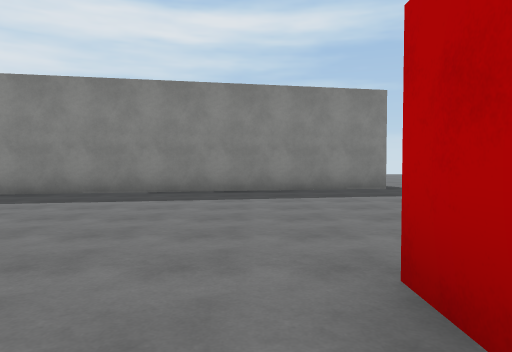
view 1 (above)

19 first-person views from a walk through a 3-D level made in the Unity game engine. The camera is 1.3 m above the floor, tilts 2° down and sees 70° across. The floor is counted in squares, 2 m on a side. Each view is taken from the middle of a square. On the plan, view 1 faces up. The plan holds only what a view shows up to about 11 squares ahead; the rest is blank. The place goes on beyond the plan. The player is left out. Surface patterns are stand-ins for the level's own textures.

view 2
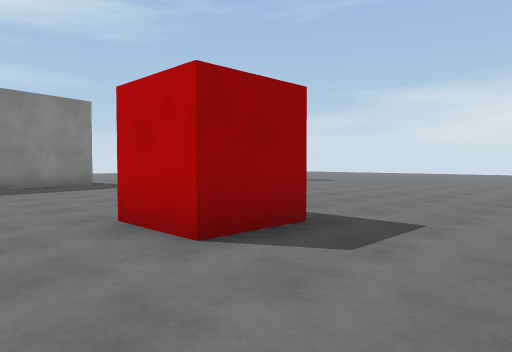

view 3
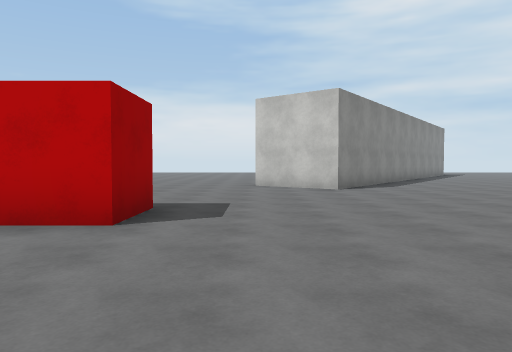

view 4
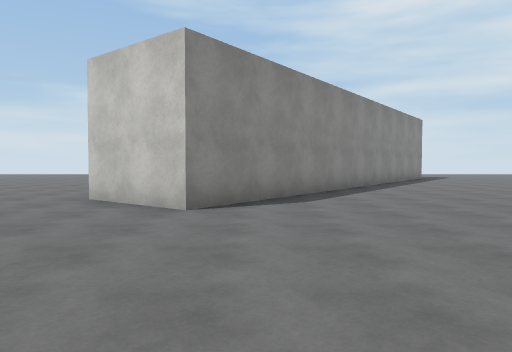

view 5
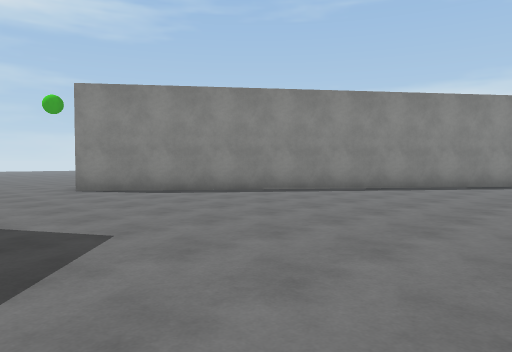

view 6
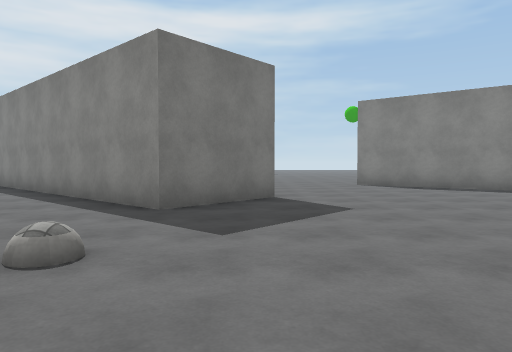

view 7
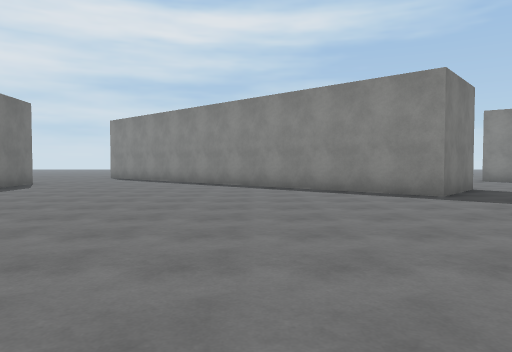

view 8
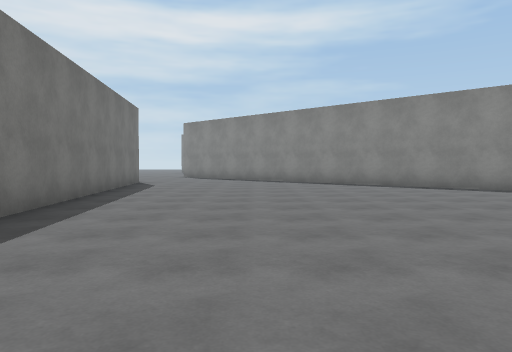

view 9
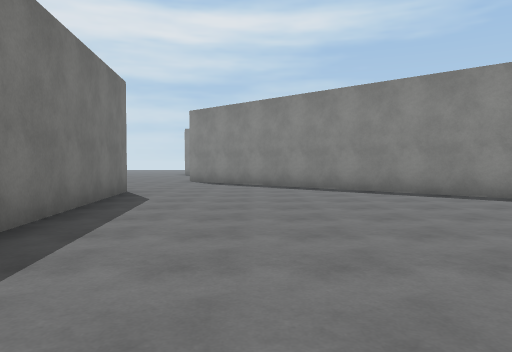

view 10
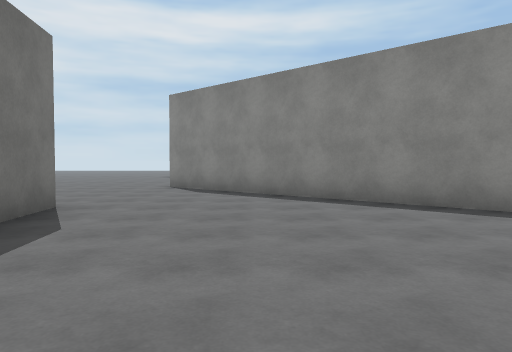

view 11
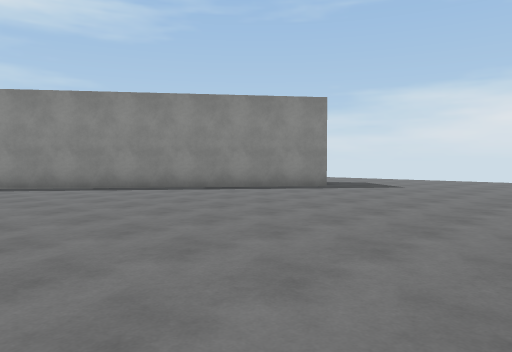

view 12
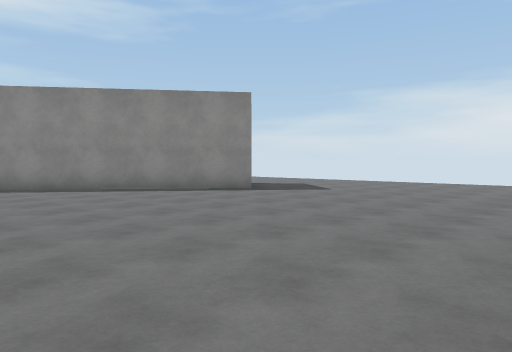

view 13
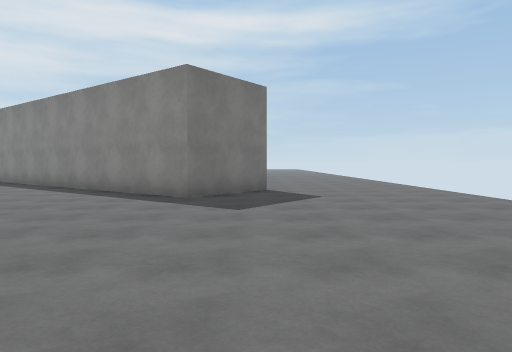

view 14
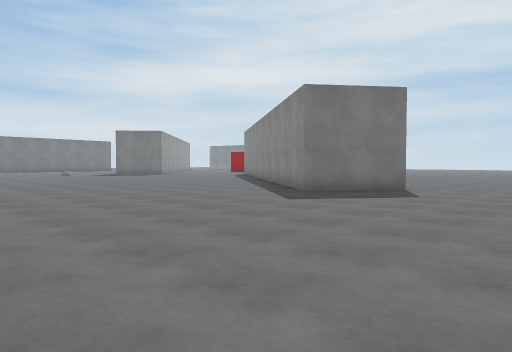

view 15
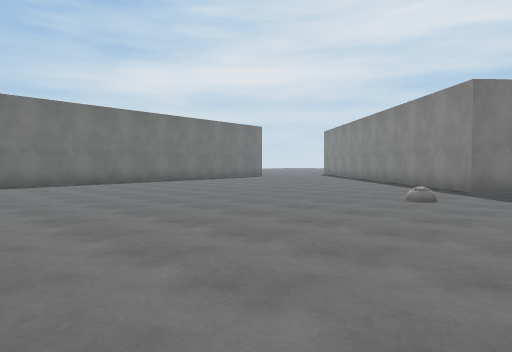

view 16
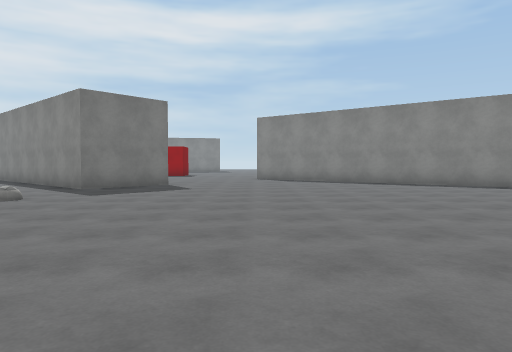

view 17
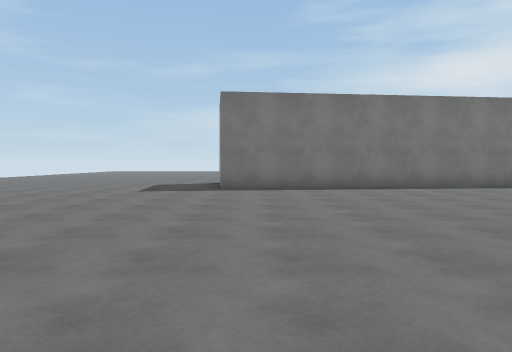

view 18
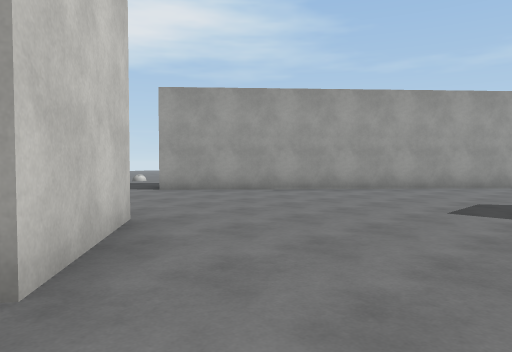

view 19
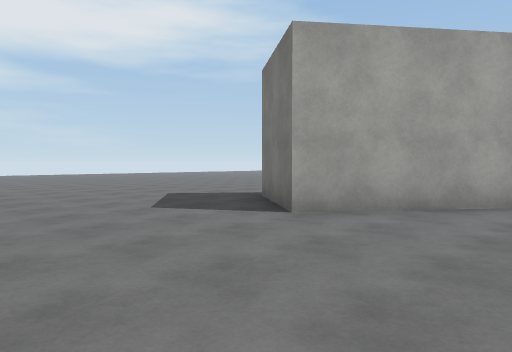

### Floor plan
Points are (right, up) in squares from view 1. A wall is a line through its corners. A room is listed if a view was taken in it or the views show most of it. See-through windows are left out.
Room 1 (views 1, 4, 5, 6, 7, 8, 9, 10, 11, 12, 13, 14, 15, 16, 17)
walls: (-1, -3.1) (3.4, -7) (1.7, -8.9) (-8.4, 0); (2.4, 0.5) (0.8, 0.5) (0.8, 2); (18.3, -9.1) (16.7, -11.1) (6, -3) (6.9, -1.9); (-9, -4.5) (-7.5, -17.9)
ways out: opening at (-8, -2.5) to room 2; opening at (2.4, -0.8) to room 2; opening at (20.5, -8.2) to room 2
Room 2 (views 2, 3, 18, 19)
walls: (6.9, -1.9) (7.6, -0.9); (3.4, 9.3) (-5.3, 7.6); (-3.4, -1) (-1, -3.1); (15.6, -7.1) (18.3, -9.1)
ways out: opening at (-8, -2.5) to room 1; opening at (2.4, -0.8) to room 1; opening at (20.5, -8.2) to room 1

Where each view was taken, in squares from view 1:
view 1: 0 up, 0 right, facing up
view 2: 2 down, 1 left, facing up-right
view 3: 1 down, 3 left, facing right
view 4: 4 down, 1 right, facing right
view 5: 12 down, 3 right, facing up-right
view 6: 14 down, 3 right, facing up
view 7: 16 down, 2 left, facing up
view 8: 17 down, 5 left, facing up
view 9: 13 down, 6 left, facing up
view 10: 10 down, 6 left, facing up
view 11: 17 down, 8 right, facing up-right
view 12: 18 down, 10 right, facing up-right
view 13: 18 down, 18 right, facing up
view 14: 18 down, 22 right, facing up-left
view 15: 18 down, 4 right, facing up-left
view 16: 18 down, 6 right, facing up
view 17: 17 down, 2 right, facing left
view 18: 1 up, 8 right, facing down-left
view 19: 6 down, 22 right, facing down-left
